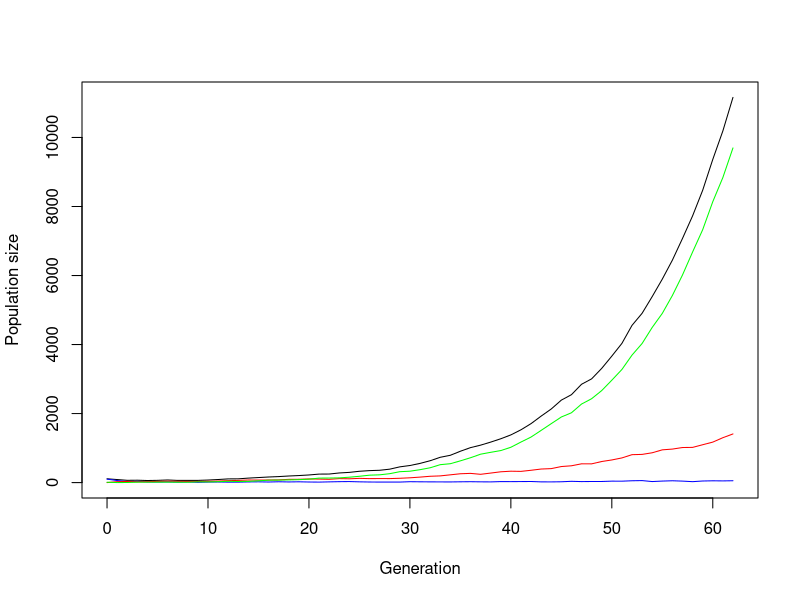
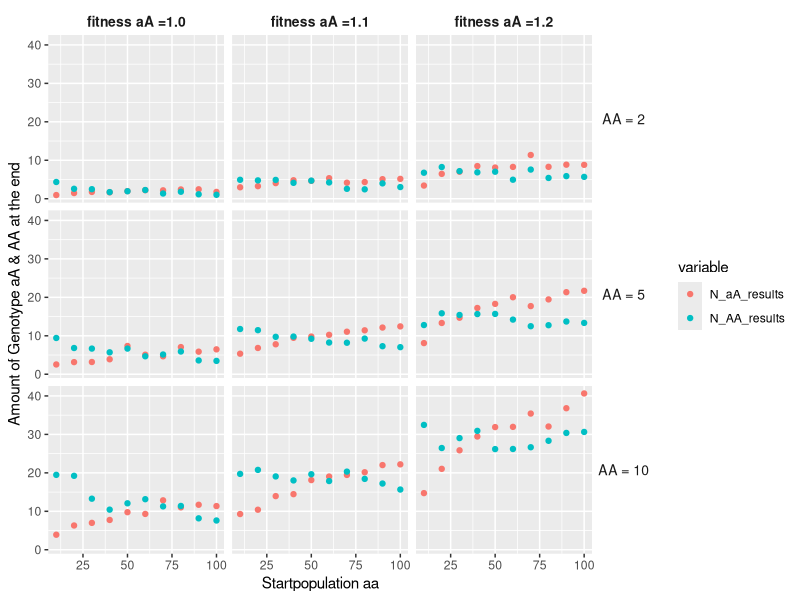
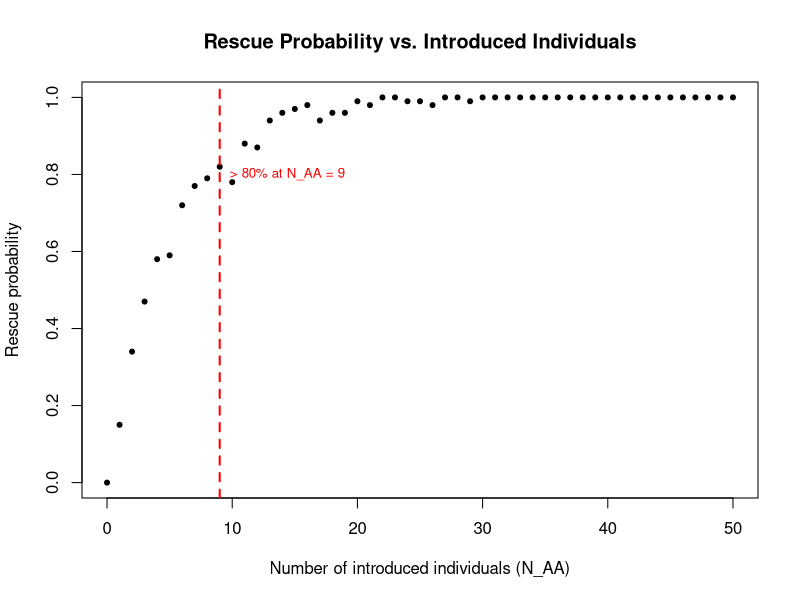
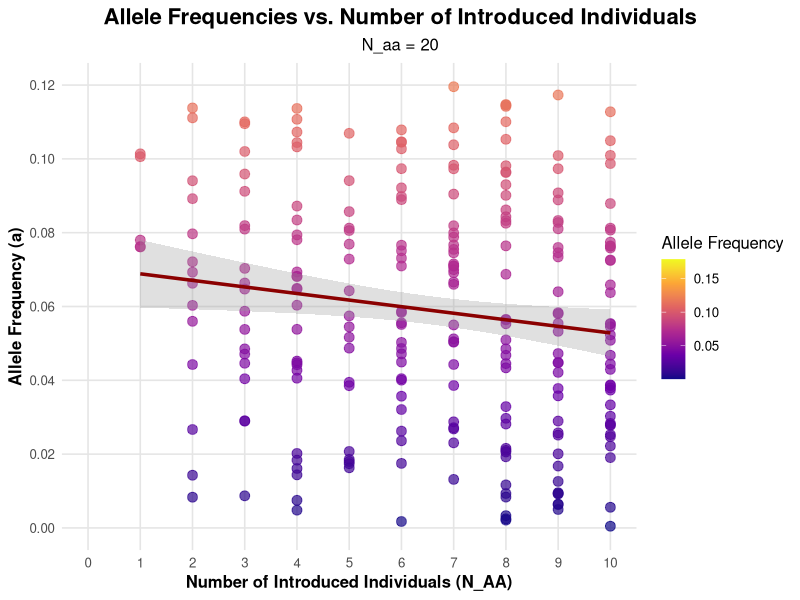
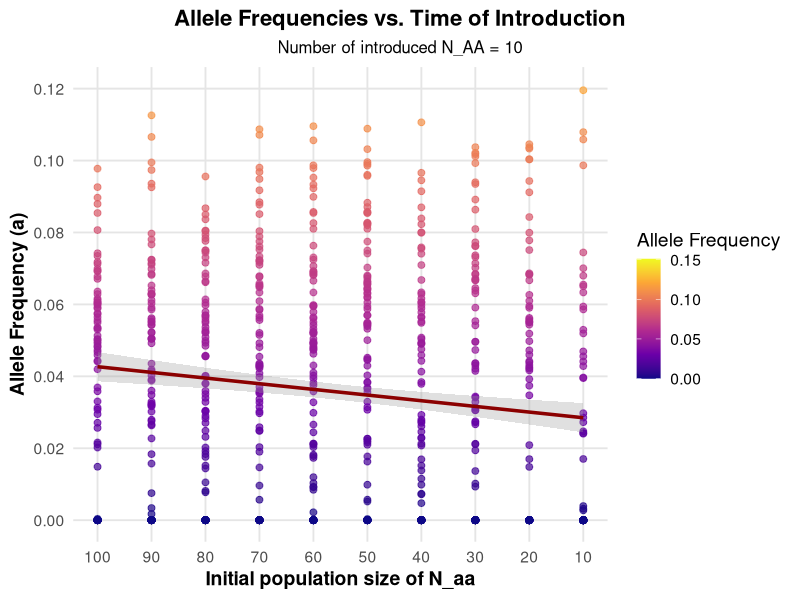

Reproduce these figures in R, in order.
## ---- chunk 1

#defining starting pop size of the genotypes
N_aa <- 100
N_aA <- 0
N_AA <- 10

#defining fitness reduction & benefit of the genotypes
r_aa <- 0.2         # fitness reduction of aa allel comb. equal to decay_rate
s_aA <- 1.10        # fitness benefit of allel A, equal to sel_coeff
s_AA <- 1.10        # fitness benefit of allel A, equal to sel_coeff



# --- Simulation of one generation with three genotypes ---
simulate_gen <- function(N_aa, N_aA, N_AA, r_aa, s_aA, s_AA) {

  # Reproduction with fitness malus/benefit
  offsp_aa <- rpois(1, N_aa * (1-r_aa))
  offsp_aA <- rpois(1, N_aA * s_aA)
  offsp_AA <- rpois(1, N_AA * s_AA)  
  
  # Total numbeer of gamets proportional to the frequency of alleles A and a
  total_gametes <- 2 * (offsp_aa + offsp_aA + offsp_AA)
  freq_A <- (2 * offsp_AA + offsp_aA) 
  freq_a <- total_gametes - freq_A
  
  
  
  # if loop to account for extinction
  if (total_gametes > 0) {

  # Change of allele frequencies (A -> a, a -> A); p = (freq_A / total_gametes), q = (freq_a / total_gametes) 
  # hardy equilibrium 1 = p^2 +2pq +q^2
  predicted_freq_aa <- (freq_a/total_gametes)^2
  predicted_freq_aA <- 2*(freq_A / total_gametes)*(freq_a / total_gametes)
  predicted_freq_AA <- (freq_A/total_gametes)^2
  
   # Random draw of new genotypes under hardy-weinberg conditions
  N_total <- offsp_aa + offsp_aA + offsp_AA
  genotypes <- rmultinom(1, N_total, prob = c(predicted_freq_aa, predicted_freq_aA, predicted_freq_AA))
  
  N_aa_new <- genotypes[1]
  N_aA_new <- genotypes[2]
  N_AA_new <- genotypes[3]

  return(c(N_aa_new, N_aA_new, N_AA_new))
  }
  
  # in case of extinction
  else
  return(c(0,0,0))
  
  
}

print(simulate_gen(N_aa, N_aA, N_AA, r_aa, s_aA, s_AA))
## ---- chunk 2

# parameter to stop simulation pop if this pop size is reached
max_pop_size <- 100


# creat function to generate a population, using the function to generate a generation
simulate_pop <- function(N_aa, N_aA, N_AA, r_aa, s_aA, s_AA, t_max) {
  
  # Create the vector in which to save the results
  pop_vector <- c(N_aa, N_aA, N_AA)
  # initiate the variables
  pop_new <- c(N_aa, N_aA, N_AA)
  
  # run the simulation until generation t_max
  for (i in 1:(t_max+1)) {
   
    # break for loop if pop went extinct or x-times pop size
    if (pop_new[1]+pop_new[2]+pop_new[3]>=max_pop_size*(N_aa+N_aA+N_AA) | pop_new[1]+pop_new[2]+pop_new[3]==0) break
   
    # redefine the current population one generation later
    pop_new <- simulate_gen(pop_new[1],pop_new[2],pop_new[3], r_aa, s_aA, s_AA)
    
    
    # add the new population sizes to the output vector
    pop_vector <- rbind(pop_vector,pop_new)
  }
  
  # define the row and column names of the output vector 
  rownames(pop_vector) <- (0:t_max+1)[1:length(pop_vector[,1])]  
  colnames(pop_vector) <- c("aa","aA","AA")
  
  # return the result
  return(pop_vector)	
}




###### Test the function and plot the result

# set t_max to a value to be used througout
t_max <- 1000

# create your simulation data
output <- simulate_pop(N_aa, N_aA, N_AA, r_aa, s_aA, s_AA, t_max)

# show the last few lines of the data table
print(tail(output))




###### plot the output 

# determine x axis range 
x_range <- 0:(length(output[,1])-1)

# plots the total population size
plot(x_range,output[,1]+output[,2]+output[,3],type='l',ylim=c(0,max(output[,1]+output[,2]+output[,3])),xlab = "Generation",ylab = "Population size")

# add number of aa genotype
lines(x_range,output[,1], col="blue") 
# add number of aA genotype
lines(x_range,output[,2], col="red")
# add number of AA genotype
lines(x_range,output[,3], col="green")

## ---- chunk 3
# set some parameters to fixed values
N_aA <- 0
r_aa <- 0.2
s_AA <- 1.1
t_max <- 200

# determine how often to run the simulation for each set of parameters
no_replicates <- 100

# set parameters to vary
N_aa_vector <- c( seq(10, 100, by=10))
N_AA_vector <- c(10, 5, 2)
s_aA_vector <- c(1, 1.1, 1.2) 


# create a data frame to save the results
data_table <- data.frame(array(NA,dim=c(0,8), dimnames=list(c(), c(paste0(c("N_aa","N_aA", "N_AA","min_gen","min_size","N_aa_str_pop","N_AA_str_pop","s_aA_fit_hybrid"),"_results")))))

# create a data frame to save the results of one loop
result_one_loop <- data.frame(array(NA,dim=c(1,8), dimnames=list(c(), c(paste0(c("N_aa","N_aA", "N_AA","min_gen","min_size","N_aa_str_pop","N_AA_str_pop","s_aA_fit_hybrid"),"_results")))))
        


##### run the simulation across all chosen parameters

# loop over starting pop size of aa
for(N_aa in N_aa_vector){
  # loop over starting pop size of AA
  for(N_AA in N_AA_vector){
    # loop over fitness of hybrid
    for(s_aA in s_aA_vector){
       
      #reset counter for no_replicates to 1
      i<-1
      repeat {
        
        # increase counter by one
        i<-i+1
        
        # run the simulation once
        one_run <- simulate_pop(N_aa = N_aa, N_aA = N_aA, N_AA = N_AA , r_aa = 0.2, s_aA = s_aA, s_AA = 1.1, t_max = 10)
     

        # collecting the number of genotypes after one simulation
        N_aa_end <- c(tail(one_run[, 1],1)) 
        N_aA_end <- c(tail(one_run[, 2],1)) 
        N_AA_end <- c(tail(one_run[, 3],1)) 

        
        # determine total population sizes
        total_size <- one_run[,1]+one_run[,2]
        
        # determine minimum population size reached during simulation
        min_size <- min(total_size)
        
        # determine (first) generation at which this population size occurred; if min pop size = 0 -> time of extinction
        min_gen <- as.numeric(which(total_size==min_size)[1])
        
        
        # enter the data into the table
        result_one_loop$N_aa_results <- N_aa_end
        result_one_loop$N_aA_results <- N_aA_end
        result_one_loop$N_AA_results <- N_AA_end
        result_one_loop$min_size_results <- min_size
        result_one_loop$min_gen_results <- min_gen
        result_one_loop$s_aA_fit_hybrid_results <- s_aA
        result_one_loop$N_aa_str_pop_results <- N_aa
        result_one_loop$N_AA_str_pop_results <- N_AA
        
        # ad the results of one simulation to the data frame with the results
        data_table <- rbind(data_table, result_one_loop)
        
        # stops loop if the simulation was run the time required
        if(i>no_replicates) break
      }       
    } 
  } 
}

# print the first few results in the data frame
print(head(data_table))

## ---- chunk 4

#open ggplot & tidyvers
library(ggplot2)
library(tidyr)

# calculate the mean of every run of the same combinations of the variables we wanted to test
mean_comb <- aggregate(data_table, list(data_table$s_aA_fit_hybrid_results, data_table$N_aa_str_pop_results, data_table$N_AA_str_pop_results), mean)




#### create a plot that compares the important aspects


# combine the results of aA and AA to compare them at the same time
long_dat <- mean_comb %>%
  pivot_longer(cols = c(N_aA_results, N_AA_results),   
               names_to = "variable",
               values_to = "value")



# create the plot
ggplot(long_dat, aes(x = N_aa_str_pop_results,
           y = value,
           colour = variable)) +
  geom_point() +
  facet_grid(
    rows = vars(factor(N_AA_str_pop_results,
                       labels = c("AA = 2", "AA = 5", "AA = 10"))),
    cols = vars(factor(s_aA_fit_hybrid_results,
                       labels = c("fitness aA =1.0", "fitness aA =1.1", "fitness aA =1.2")))
  ) +
  labs(x = "Startpopulation aa", y = "Amount of Genotype aA & AA at the end") +
  theme(strip.background = element_blank(),   # Hintergrund weg
        strip.text.x     = element_text(size = 10, face = "bold"),
        strip.text.y     = element_text(size = 10, angle = 0))

## ---- chunk 5
# --- Rescue probability simulation ---
rescue_prob <- function(N_AA_intro, n_reps = 100, 
                        N_aa = 100, N_aA = 0, 
                        r_aa = 0.2, s_aA = 1.10, s_AA = 1.10, 
                        t_max = 1000) {
  
  rescue_count <- 0
  
  for (i in 1:n_reps) {
    out <- simulate_pop(N_aa, N_aA, N_AA_intro, r_aa, s_aA, s_AA, t_max)
    
    # end of simulation = last column
    last_gen <- tail(out, 1)
    total_pop <- sum(last_gen)
    
    # rescue criteria: population outgrows the start population
    if (total_pop > (N_aa + N_aA + N_AA_intro)) {
      rescue_count <- rescue_count + 1
    }
  }
  
  return(rescue_count / n_reps)
}

# Testbereich: 0 bis 50 eingeführte Individuen
N_AA_values <- seq(0, 50, by = 1)

# Berechne Rescue-Wahrscheinlichkeit pro N_AA
rescue_probs <- sapply(N_AA_values, rescue_prob, n_reps = 100)

# plot
plot(N_AA_values, rescue_probs, pch = 20,
     xlab = "Number of introduced individuals (N_AA)",
     ylab = "Rescue probability",
     main = "Rescue Probability vs. Introduced Individuals")

# --- Füge eine rote Linie bei 80% Rescue Probability hinzu ---
target_prob <- 0.8

# Finde den kleinsten N_AA, bei dem rescue_prob >= 0.8 ist
if (any(rescue_probs >= target_prob)) {
  N_at_80 <- N_AA_values[min(which(rescue_probs >= target_prob))]
  
  # Vertikale rote Linie zeichnen
  abline(v = N_at_80, col = "red", lwd = 2, lty = 2)
  
  # Optional: Text hinzufügen
  text(N_at_80, target_prob, labels = paste("> 80% at N_AA =", N_at_80),
       pos = 4, col = "red", cex = 0.8)
}
## ---- chunk 6
# --- Rescue probability simulation ---
n_reps <- 100
N_aa <- 20
rescue_prob <- function(N_AA_intro, n_reps, 
                        N_aa = 20, N_aA = 0, 
                        r_aa = 0.2, s_aA = 1.10, s_AA = 1.10, 
                        t_max = 1000) {
  call_freq_a <- c()
  rescue_count <- 0
  
  for (i in 1:n_reps) {
    out <- simulate_pop(N_aa, N_aA, N_AA_intro, r_aa, s_aA, s_AA, t_max)
    #print(out)
    
    # end of simulation = last collum
    last_gen <- tail(out, 1)
    #print(last_gen)
    total_pop <- sum(last_gen)
    
    # rescue criteria: population outgrows the startpopulation
    if (total_pop > (N_aa + N_aA + N_AA_intro)) {
      rescue_count <- rescue_count + 1
      freq_a_sum <- (last_gen[1]*2 + last_gen[2]) / (total_pop*2)
      call_freq_a = rbind(call_freq_a, freq_a_sum)
      #print(call_freq_a)
    }
    else{
      call_freq_a = rbind(call_freq_a, 0)
      #print(call_freq_a)
    }
  }
  
  return(c(call_freq_a))
}
#print(rescue_prob(10))

# Test "area" of variing number pf introduced N_AA
N_AA_values <- seq(0, 10, by = 1)
#print(N_AA_values)


# Calculate rescue probability for each N_AA
rescue_probs <- sapply(N_AA_values, rescue_prob, n_reps)
#print(rescue_probs)

#Here we transform the returned array (call_freq_a) into a data.frame where we have now 2 columns (1.=N_AA, 2.= allele freq. of a n_reps)

#dim(rescue_probs)
array_rp <- array(NA, dim=c(dim(rescue_probs)[1],2), dimnames = list(c(),c("N_AA","allele.freq")))

for(i in N_AA_values){
  
  array_rp[,1] <- i
  
  temp <- rescue_probs[,c(i+1)]
  temp[temp==0] <- NA
  
  array_rp[,2] <- temp
  
  array_rp <- data.frame(array_rp)
  
  if (i==0){ full_array <- array_rp } else { full_array <- rbind(full_array, array_rp)}
}
                  
#plott full_array 
ggplot(full_array, aes(x = N_AA, y = allele.freq)) +
  geom_point(aes(color = allele.freq), size = 3, alpha = 0.7) +  # dots with color fade
  scale_color_viridis_c(option = "plasma") +                      # fade coloring
  geom_smooth(method = "lm", se = TRUE, color = "darkred", size = 1.2, alpha = 0.3) +  # trendline
  scale_x_continuous(breaks = c(0:10)) + # scale x aexis from 0 to
  scale_y_continuous(limits = c(0, 0.12), breaks = seq(0, 0.12, by = 0.02)) +
  labs(
    title = "Allele Frequencies vs. Number of Introduced Individuals",
    subtitle = paste("N_aa =", N_aa),
    x = "Number of Introduced Individuals (N_AA)",
    y = "Allele Frequency (a)",
    color = "Allele Frequency"
  ) +
  theme_minimal(base_size = 12) +       # clean and big theme
  theme(
    plot.title.position = "plot", 
    plot.title = element_text(face = "bold", size = 16, hjust = 0.5),
    plot.subtitle = element_text(size = 12, hjust = 0.5),
    axis.title = element_text(face = "bold"),
    panel.grid.major = element_line(color = "grey90"),
    panel.grid.minor = element_blank()
  )
## ---- chunk 7
# --- Rescue probability simulation ---
n_reps <- 100
N_AA   <- 10
N_aa_values <- seq(100, 10, by = -10)   # 100 90 80 … 10

rescue_prob_aa <- function(N_aa_intro, n_reps, N_AA,
                           N_aA = 0,
                           r_aa = 0.2, s_aA = 1.10, s_AA = 1.10,
                           t_max = 1000) {
  
  call_freq_a  <- numeric(n_reps)   # Vektor statt dynamisches rbind (schneller)
  
  for (i in seq_len(n_reps)) {
    out <- simulate_pop(N_aa_intro, N_aA, N_AA, r_aa, s_aA, s_AA, t_max)
    
    last_gen  <- tail(out, 1)
    total_pop <- sum(last_gen)
    
    if (total_pop > (100 + N_aA + N_AA)) {
      call_freq_a[i] <- (last_gen[1]*2 + last_gen[2]) / (total_pop*2)
    } else {
      call_freq_a[i] <- NA            # NA statt 0 (übersichtlicher)
    }
  }
  return(call_freq_a)                 # Vektor der Länge n_reps
}


## Matrix mit je einer Spalte pro N_aa_intro
rescue_prob_aas <- sapply(N_aa_values, rescue_prob_aa, n_reps, N_AA)

## ----- Ergebnisse sauber in Data-Frame bringen ----------------------
full_df <- data.frame(
  N_aa        = rep(N_aa_values, each = n_reps),
  allele.freq_a = c(rescue_prob_aas)
)

## ----- Plot ---------------------------------------------------------
ggplot(full_df, aes(x = N_aa, y = allele.freq_a)) +
  geom_point(aes(color = allele.freq_a), size = 2, alpha = 0.7) +
  scale_color_viridis_c(option = "plasma") +
  geom_smooth(method = "lm", se = TRUE, color = "darkred", size = 1.2, alpha = 0.3) +
  scale_x_reverse(breaks = seq(0, 100, by = 10)) +
  scale_y_continuous(limits = c(0, 0.12), breaks = seq(0, 0.12, by = 0.02)) +
  labs(
    title = "Allele Frequencies vs. Time of Introduction",
    subtitle = paste("Number of introduced N_AA =", N_AA),
    x = "Initial population size of N_aa",
    y = "Allele Frequency (a)",
    color = "Allele Frequency"
  ) +
  theme_minimal(base_size = 14) +
  theme(
    plot.title.position = "plot", 
    plot.title    = element_text(face = "bold", size = 16, hjust = 0.5),
    plot.subtitle = element_text(size = 12, hjust = 0.5),
    axis.title    = element_text(face = "bold"),
    panel.grid.major = element_line(color = "grey90"),
    panel.grid.minor = element_blank()
  )
